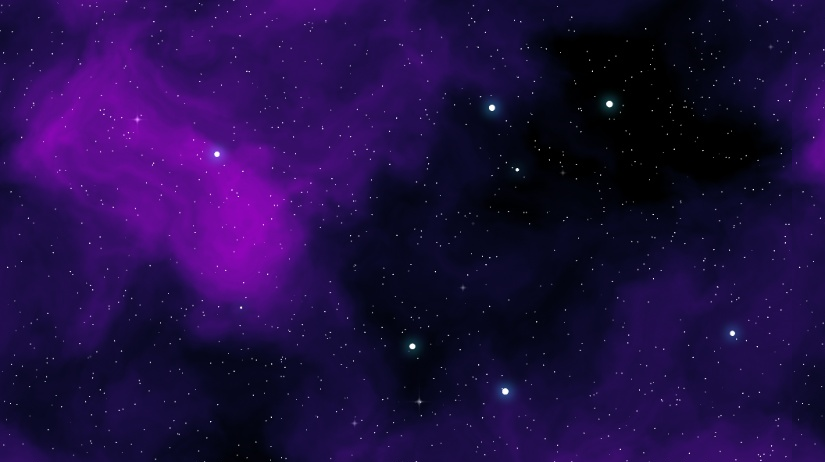

This game map was drawn from its Tiled (.tmx) file and the tilesets committed beside it. A one-line description and the full map source follow:
An orthogonal 25x14 tile map with 33x33 px tiles, 1 tile layer (Background) and 10 objects.

<map version="1.10" tiledversion="1.10.2" orientation="orthogonal" renderorder="right-down" width="25" height="14" tilewidth="33" tileheight="33" infinite="0" nextlayerid="4" nextobjectid="11">
 <tileset firstgid="1" source="background.tsx" />
 <layer id="1" name="Background" width="25" height="14">
  <data encoding="csv">
1,2,3,4,5,6,7,8,9,10,11,12,13,14,15,16,17,18,19,20,21,22,23,24,1,
25,26,27,28,29,30,31,32,33,34,35,36,37,38,39,40,41,42,43,44,45,46,47,48,25,
49,50,51,52,53,54,55,56,57,58,59,60,61,62,63,64,65,66,67,68,69,70,71,72,49,
73,74,75,76,77,78,79,80,81,82,83,84,85,86,87,88,89,90,91,92,93,94,95,96,73,
97,98,99,100,101,102,103,104,105,106,107,108,109,110,111,112,113,114,115,116,117,118,119,120,97,
121,122,123,124,125,126,127,128,129,130,131,132,133,134,135,136,137,138,139,140,141,142,143,144,121,
145,146,147,148,149,150,151,152,153,154,155,156,157,158,159,160,161,162,163,164,165,166,167,168,145,
169,170,171,172,173,174,175,176,177,178,179,180,181,182,183,184,185,186,187,188,189,190,191,192,169,
193,194,195,196,197,198,199,200,201,202,203,204,205,206,207,208,209,210,211,212,213,214,215,216,193,
217,218,219,220,221,222,223,224,225,226,227,228,229,230,231,232,233,234,235,236,237,238,239,240,217,
241,242,243,244,245,246,247,248,249,250,251,252,253,254,255,256,257,258,259,260,261,262,263,264,241,
265,266,267,268,269,270,271,272,273,274,275,276,277,278,279,280,281,282,283,284,285,286,287,288,265,
289,290,291,292,293,294,295,296,297,298,299,300,301,302,303,304,305,306,307,308,309,310,311,312,289,
313,314,315,316,317,318,319,320,321,322,323,324,325,326,327,328,329,330,331,332,333,334,335,336,313
</data>
 </layer>
 <objectgroup id="3" name="Block Objects">
  <object id="1" x="206.244" y="44.1203" width="33" height="33">
   <properties>
    <property name="color" value="red" />
   </properties>
  </object>
  <object id="2" x="379.647" y="76.5451" width="33" height="33">
   <properties>
    <property name="color" value="red" />
   </properties>
  </object>
  <object id="3" x="231.62" y="138.575" width="33" height="33">
   <properties>
    <property name="color" value="red" />
   </properties>
  </object>
  <object id="4" x="331.714" y="190.267" width="33" height="33">
   <properties>
    <property name="color" value="red" />
   </properties>
  </object>
  <object id="5" x="561" y="132" width="33" height="33">
   <properties>
    <property name="color" value="red" />
   </properties>
  </object>
  <object id="6" x="441.677" y="207.184" width="33" height="33">
   <properties>
    <property name="color" value="red" />
   </properties>
  </object>
  <object id="7" x="511.226" y="19.2143" width="33" height="33">
   <properties>
    <property name="color" value="red" />
   </properties>
  </object>
  <object id="8" x="354.271" y="6.05639" width="33" height="33">
   <properties>
    <property name="color" value="red" />
   </properties>
  </object>
  <object id="9" x="88.7632" y="271.094" width="33" height="33">
   <properties>
    <property name="color" value="red" />
   </properties>
  </object>
  <object id="10" x="661.132" y="224.571" width="33" height="33">
   <properties>
    <property name="color" value="red" />
   </properties>
  </object>
 </objectgroup>
</map>
